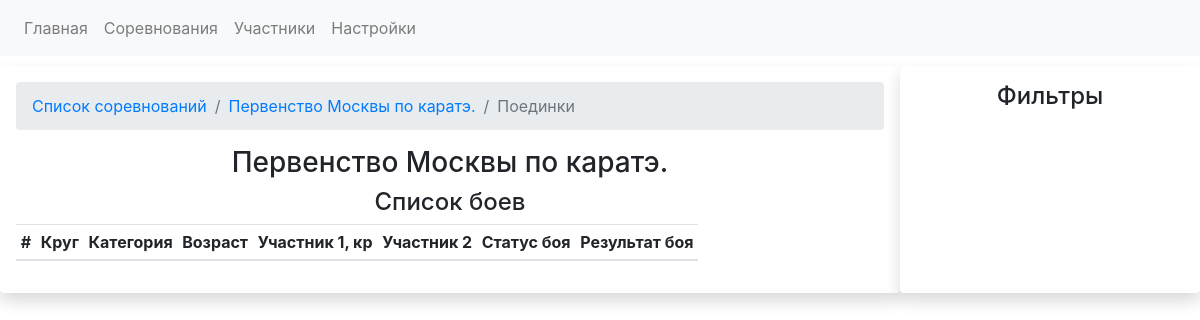
The page /competitions/1/fights on the database as committed earlier.
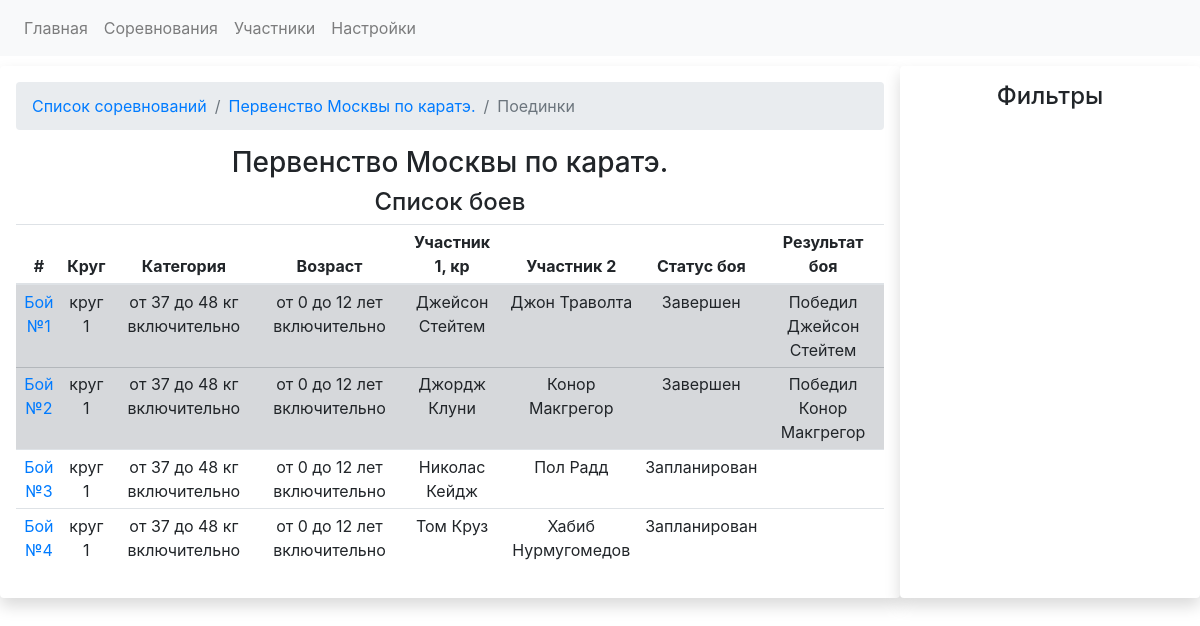
The same page on the database as committed later.
### app.py (models this page shows)
class CompetitionsDB(db.Model):
    competition_id = db.Column(db.Integer, primary_key=True)
    competition_name = db.Column(db.String)
    competition_date_start = db.Column(db.Date, default=datetime.utcnow)
    competition_date_finish = db.Column(db.Date, default=datetime.utcnow)
    competition_city = db.Column(db.String)
    competition_fights = db.relationship('FightsDB', backref='competition', lazy='dynamic')
    registrations = db.relationship('RegistrationDB', backref='competition')

class FightsDB(db.Model):
    fight_id = db.Column(db.Integer, primary_key=True)
    round_number = db.Column(db.Integer, db.ForeignKey('roundsDB.id')) # номер круга, в котором проводится бой. Текст ,потому что есть полуфинал и финал
    weight_category = db.Column(db.Integer, db.ForeignKey('weightcategoriesDB.weight_cat_id')) # весовая категория, в которой проводится бой
    age_category = db.Column(db.Integer, db.ForeignKey('agecategoriesDB.id'))  # возрастная категория, в которой проводится бой
    red_fighter_id = db.Column(db.Integer, db.ForeignKey('fightersDB.fighter_id')) # id красного бойца
    blue_fighter_id = db.Column(db.Integer, db.ForeignKey('fightersDB.fighter_id')) # id синего бойца
    fight_status = db.Column(db.Boolean, default=False) # False = Запланирован. True - завершен
    red_fighter_score = db.Column(db.Integer) # счет красного бойца
    blue_fighter_score = db.Column(db.Integer) # счет синего бойца
    won_id = db.Column(db.Integer) # результат боя Кто выиграл. Например. ID победителя
    loose_id = db.Column(db.Integer) #  id бойца. который проиграл
    draw_status = db.Column(db.Boolean) # если ничья, то True
    competition_id = db.Column(db.Integer, db.ForeignKey('competitionsDB.competition_id'))
    fight_result = db.Column(db.String)

class RoundsDB(db.Model):
    id = db.Column(db.Integer, primary_key=True)
    round_name = db.Column(db.String)
    sort_index = db.Column(db.Integer)
    fights = db.relationship('FightsDB', backref = 'roundNo')
    finished_regs = db.relationship('RegistrationDB', backref = 'roundNo')

class WeightcategoriesDB(db.Model):
    weight_cat_id = db.Column(db.Integer, primary_key=True)
    sort_index = db.Column(db.Integer)
    weight_category_name = db.Column(db.String)
    weight_category_start = db.Column(db.Integer)
    weight_category_finish = db.Column(db.Integer)
    registrations = db.relationship('RegistrationDB', backref='weight_categories')
    fights = db.relationship('FightsDB', backref = 'weight_category_backref')

class AgecategoriesDB(db.Model):
    id = db.Column(db.Integer, primary_key=True)
    sort_index = db.Column(db.Integer)
    age_category_name = db.Column(db.String)
    age_category_start = db.Column(db.Integer)
    age_category_finish = db.Column(db.Integer)
    registrations = db.relationship('RegistrationDB', backref='age_categories')
    fights = db.relationship('FightsDB', backref = 'age_category_backref')

class FightersDB(db.Model):
    fighter_id = db.Column(db.Integer, primary_key=True)
    name = db.Column(db.String)
    last_name = db.Column(db.String)
    fighter_image = db.Column(db.String)
    fighter_image_id = db.Column(db.String)
    birthday = db.Column(db.Date, default=datetime.utcnow)
    active_status = db.Column(db.Integer)
    red_fighter = db.relationship('FightsDB', backref='red_fighter', foreign_keys="[FightsDB.red_fighter_id]")
    blue_fighter = db.relationship('FightsDB', backref='blue_fighter', foreign_keys="[FightsDB.blue_fighter_id]")
    registrations = db.relationship('RegistrationDB', backref = 'fighter')

### app.py (the view)
@app.route('/competitions/<int:comp_id>/fights')
def competition_fights_view(comp_id):
    competition_data = CompetitionsDB.query.get(comp_id)
    fights_in_competition = competition_data.competition_fights.all()
    return render_template('fights.html', fights_in_competition = fights_in_competition, competition_data = competition_data)

### templates/fights.html (shortened to what this page needs)
{% extends "base.html" %}
{% block head %}
<link rel="stylesheet" href="https://stackpath.bootstrapcdn.com/bootstrap/4.5.0/css/bootstrap.min.css">
<link rel="stylesheet" type="text/css" href="https://cdn.datatables.net/1.10.24/css/dataTables.bootstrap4.min.css">
{% endblock %}
{% block content %}
    <div class="container-fluid" style="margin-top: 10px">
        <div class="row">
            <div class="col-lg-9 shadow p-3 mb-5 bg-white rounded text-center">
                <nav aria-label="breadcrumb">
                      <ol class="breadcrumb">
                        <li class="breadcrumb-item"><a href="{{url_for('competitions')}}">Список соревнований</a></li>
                        <li class="breadcrumb-item"><a href="{{url_for('competition_view', competition_id = competition_data.competition_id)}}">{{ competition_data.competition_name }}</a></li>
                        <li class="breadcrumb-item active" aria-current="page">Поединки</li>
                      </ol>
                </nav>
                <h3>{{ competition_data.competition_name }}</h3>
                <h4>Список боев</h4>
                <table id="fights_table" class="table table-sm table-responsive">
                      <thead>
                        <tr>
                          <th scope="col">#</th>
                          <th scope="col">Круг</th>
                          <th scope="col">Категория</th>
                          <th scope="col">Возраст</th>
                          <th scope="col">Участник 1, кр</th>
                          <th scope="col">Участник 2</th>
                          <th scope="col">Статус боя</th>
                          <th scope="col">Результат боя</th>
                        </tr>
                      </thead>
                      <tbody>
                      {% for fight in fights_in_competition %}
                          {% if fight.fight_status %}
                            <tr class="table-secondary">
                          {% else %}
                            <tr>
                          {% endif %}
                          <td>
                          <a href="{{url_for('select_fight_status', comp_id = fight.competition_id, weight_cat_id = fight.weight_category, age_cat_id = fight.age_category, round_no = fight.round_number, fight_id = fight.fight_id)}}">
                          Бой №{{ fight.fight_id }}
                              </a>
                          </td>
                          <td>{{ fight.roundNo.round_name }}</td>
                          <td>{{ fight.weight_category_backref.weight_category_name }}</td>
                          <td>{{ fight.age_category_backref.age_category_name }}</td>
                          <td>{{ fight.red_fighter.name +" "+ fight.red_fighter.last_name}}</td>
                          <td>{{ fight.blue_fighter.name +" " + fight.blue_fighter.last_name}}</td>
                          <td>
                              {% if  fight.fight_status%}
                                    Завершен
                              {% else %}
                                 Запланирован
                                {% endif %}
                          </td>
                          <td>
                              {% if  fight.fight_result %}
                                {{fight.fight_result}}</td>
                            {% endif %}
                        </tr>
                      {% endfor %}
                      </tbody>
                </table>
            </div>
            <div class="col-lg-3 shadow p-3 mb-5 bg-white rounded">
                    <h4 style="text-align: center">Фильтры</h4>
            </div>
        </div>
    </div>
{% endblock %}

### templates/base.html (shortened to what this page needs)
<!DOCTYPE html>
<html lang="en">
<head>
{% block head %}{% endblock %}
</head>
<body>
    <nav class="navbar navbar-expand-lg navbar-light bg-light">
  <div class="collapse navbar-collapse" id="navbarSupportedContent">
    <ul class="navbar-nav mr-auto">
      <li class="nav-item">
        <a class="nav-link" href="{{url_for('index')}}">Главная</a>
      </li>
      <li class="nav-item">
        <a class="nav-link" href="{{url_for('competitions')}}">Соревнования</a>
      </li>
        <li class="nav-item">
            <a class="nav-link" href="{{url_for('participants')}}">Участники</a>
        </li>
      <li class="nav-item">
        <a class="nav-link" href="{{url_for('settings_form')}}">Настройки</a>
      </li>
    </ul>
</div>
</nav>
    <div id="content">
        {% block content %}
        {% endblock %}
    </div>
</body>
</html>

Rows that differ between the two databases and show on the page:
added FightsDB: fight_id "1", roundNo.round_name "круг 1", weight_category_backref.weight_category_name "от 37 до 48 кг включительно", age_category_backref.age_category_name "от 0 до 12 лет включительно", red_fighter "Джейсон Стейтем", blue_fighter "Джон Траволта", fight_status "Завершен", fight_result "Победил Джейсон Стейтем"
added FightsDB: fight_id "2", roundNo.round_name "круг 1", weight_category_backref.weight_category_name "от 37 до 48 кг включительно", age_category_backref.age_category_name "от 0 до 12 лет включительно", red_fighter "Джордж Клуни", blue_fighter "Конор Макгрегор", fight_status "Завершен", fight_result "Победил Конор Макгрегор"
added FightsDB: fight_id "3", roundNo.round_name "круг 1", weight_category_backref.weight_category_name "от 37 до 48 кг включительно", age_category_backref.age_category_name "от 0 до 12 лет включительно", red_fighter "Николас Кейдж", blue_fighter "Пол Радд", fight_status "Запланирован"
added FightsDB: fight_id "4", roundNo.round_name "круг 1", weight_category_backref.weight_category_name "от 37 до 48 кг включительно", age_category_backref.age_category_name "от 0 до 12 лет включительно", red_fighter "Том Круз", blue_fighter "Хабиб Нурмугомедов", fight_status "Запланирован"
